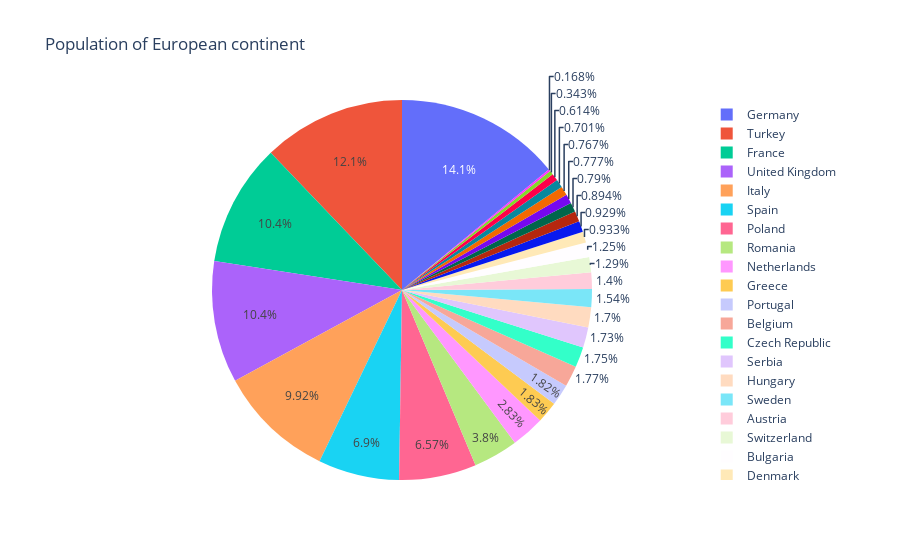

The cell this chart's notebook holds for it:
### Code cell
fig = px.pie(df, values='pop', names='country', title='Population of European continent')
fig.show()

### Figure 1 — Plotly figure (JSON) as saved in the notebook; plotly's stock layout.template omitted (floating-point values rounded to 4 significant figures)
{"data": [{"domain": {"x": [0, 1], "y": [0, 1]}, "hovertemplate": "country=%{label}<br>pop=%{value}<extra></extra>", "labels": ["Albania", "Austria", "Belgium", "Bosnia and Herzegovina", "Bulgaria", "Croatia", "Czech Republic", "Denmark", "Finland", "France", "Germany", "Greece", "Hungary", "Other countries", "Ireland", "Italy", "Other countries", "Netherlands", "Norway", "Poland", "Portugal", "Romania", "Serbia", "Slovak Republic", "Slovenia", "Spain", "Sweden", "Switzerland", "Turkey", "United Kingdom"], "legendgroup": "", "name": "", "showlegend": true, "type": "pie", "values": [3600523, 8199783, 10392226, 4552198, 7322858, 4493312, 10228744, 5468120, 5238460, 61083916, 82400996, 10706290, 9956108, 301931, 4109086, 58147733, 684736, 16570613, 4627926, 38518241, 10642836, 22276056, 10150265, 5447502, 2009245, 40448191, 9031088, 7554661, 71158647, 60776238]}], "layout": {"legend": {"tracegroupgap": 0}, "title": {"text": "Population of European continent"}}}
